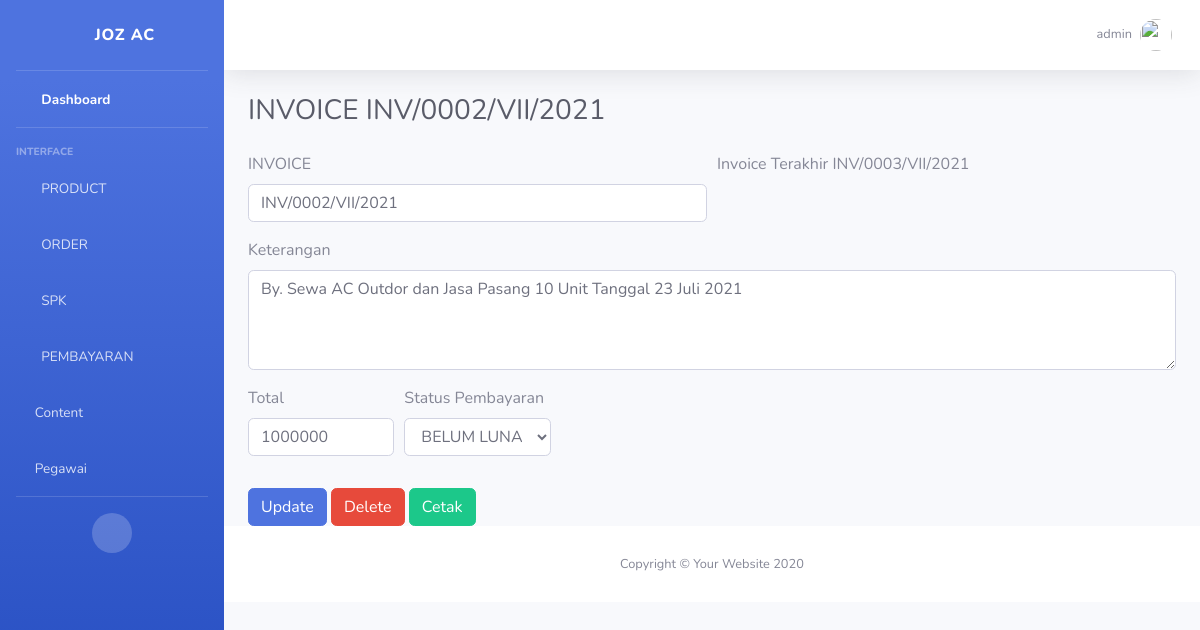
Screenshot of /pesanan/admin/invoice/detail/inv0002vii2021 (signed in) with the database file from the repository.
### account/models.py (models this page shows)
class Account(AbstractBaseUser, PermissionsMixin):
	jabatanChoice        = [
	('ADMIN','ADMIN'),
	('TEKNISI','TEKNISI'),
	]
	username 	= models.CharField(max_length=20, unique=True)
	jabatan 	= models.CharField(choices=jabatanChoice, max_length=8)
	date_joined = models.DateTimeField(auto_now_add=True)
	last_login 	= models.DateTimeField(auto_now=True)
	is_active = models.BooleanField(default=True)
	is_staff = models.BooleanField(default=True)
	is_superuser = models.BooleanField(default=False)
	is_admin	= models.BooleanField(default=True)
	objects = AccountManage()
	USERNAME_FIELD = 'username'
	REQUIRED_FIELDS = []
	def __str__(self):
		return self.username
	class Meta:
		verbose_name = 'Account'
		verbose_name_plural = 'Account'

### pesanan/models.py (models this page shows, shortened)
class InvoiceModel(models.Model):
    statusChoise = [
    ('LUNAS','LUNAS'),
    ('BELUM', 'BELUM LUNAS'),
    ]
    Invoice             = models.CharField(max_length=20, verbose_name='Nomor Invoice')
    clientINV           = models.OneToOneField(ClientModel, blank=True, null=True, related_name='InvoiceClient', verbose_name='Invoice Client', on_delete=models.SET_NULL)
    statusPembayaran    = models.CharField(choices=statusChoise, max_length=20, default='BELUM')
    Keterangan          = models.TextField()
    tanggal			    = models.DateField(auto_now=True, editable=False, verbose_name='Tanggal')
    totalInvoice	    = models.PositiveIntegerField(default=0, verbose_name='Total Pembayaran')
    slug_Invoice	    = models.SlugField()
    class Meta:
        verbose_name='Invoice'
        verbose_name_plural='Invoice'

### pesanan/views.py (the view)
# urls.py: path('admin/invoice/detail/<slug:slug>', InvoiceDetail.as_view(), name='invoiceUpdate'),
class InvoiceDetail(LoginRequiredMixin, UpdateView):
	login_url = reverse_lazy('account:login')
	model = InvoiceModel
	template_name = 'admin/updateInvoice.html'
	form_class = InvoiceForm
	success_url = reverse_lazy('pesanan:invoiceView')
	slug_url_kwarg = 'slug'
	slug_field = 'slug_Invoice'
	extra_context = {
	'last_invoice': model.objects.order_by('Invoice').last()
	}

### pesanan/forms.py
class InvoiceForm(forms.ModelForm):
    class Meta:
        model = InvoiceModel
        fields = ('Invoice' , 'Keterangan', 'totalInvoice', 'statusPembayaran', )
        widgets={
            'statusPembayaran':forms.Select(attrs={
                'id':"id_statusPembayaran",
                'class':"form-control",
                }),
            'Invoice': forms.TextInput(attrs={
                'class':"form-control",
                'id':"id_Invoice",
                'name':"Invoice",
                'onchange':"InvoiceNumber(this.value)",
                }),
        	'Keterangan': forms.Textarea(attrs={
        		'name':"keterangan",
        		'id':"inputKeterangan",
        		'class':"form-control",
        		'style': 'height: 100px',
        		}),
        	'totalInvoice':forms.NumberInput(attrs={
        		'name':"total",
        		'class':"form-control",
        		'id':"inputTotal",
                'aria-describedby':"emailHelp",
        		})
        }

### templates/admin/updateInvoice.html (shortened to what this page needs)
{% extends "admin/base_admin.html" %}
{% load humanize %}
{% block Content %}
	<div class="container-fluid">
		<div class=" d-sm-flex align-items-center justify-content-between mb-4">
        	<h1 class="h3 mb-0 text-gray-800">INVOICE {{object.Invoice}}</h1>
    	</div>
    	<div>
    		<form method="POST" autocomplete="off">
				<div class="form-row">
				    <div class="form-group col-md-6">
				      <label for="id_Invoice">INVOICE</label>
				      {{form.Invoice}}
				    </div>
				    <div class="form-group col-md-6">
				      <label>Invoice Terakhir {{last_invoice.Invoice}}</label>
				    </div>
				</div>
				<div class="form-group">
					<label for="inputKeterangan">Keterangan</label>
					{{form.Keterangan}}
				</div>
				<div class="form-row">
					<div class="form-group col-md-2">
						<label for="inputTotal">Total</label>
						{{form.totalInvoice}}
					</div>
					<div class="form-group col-md-2">
						<label for="id_statusPembayaran">Status Pembayaran</label>
						<select id="id_statusPembayaran" class="form-control" name="statusPembayaran">
					        <option value="BELUM">BELUM LUNAS</option>
					    </select>
					</div>
				</div>
			  	<button type="submit" class="btn btn-primary">Update</button>
			  	<button type="button" class="btn btn-danger buttonSubmit" data-toggle="modal" data-target="#exampleModal">
				  	Delete
					</button>
					<a class="btn btn-success" href="{% url "pesanan:createPDF" slug=object.slug_Invoice%}" target="_blank">Cetak</a>
        </form>
    	</div>
    </div>
{% endblock Content %}

### templates/admin/include/topBar.html (shortened to what this page needs)
{% load static %}
                <nav class="navbar navbar-expand navbar-light bg-white topbar mb-4 static-top shadow">
                    <ul class="navbar-nav ml-auto">
                        <li class="nav-item dropdown no-arrow">
                            <a class="nav-link dropdown-toggle" href="#" id="userDropdown" role="button"
                                data-toggle="dropdown" aria-haspopup="true" aria-expanded="false">
                                <span class="mr-2 d-none d-lg-inline text-gray-600 small">{{request.user}}</span>
                                <img class="img-profile rounded-circle" src="{% static "img/undraw_profile.svg" %}">
                            </a>
                        </li>
                    </ul>
                </nav>

### rows the page displays
Account: user "admin"
InvoiceModel: Invoice "INV/0002/VII/2021", Keterangan "By. Sewa AC Outdor dan Jasa Pasang 10 Unit Tanggal 23 Juli 2021", totalInvoice "1000000"
InvoiceModel: Invoice "INV/0003/VII/2021"
